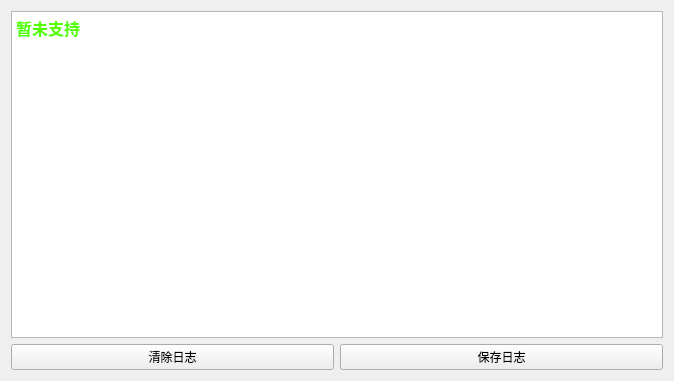
<?xml version="1.0" encoding="UTF-8"?>
<ui version="4.0">
 <class>LogForm</class>
 <widget class="QWidget" name="LogForm">
  <property name="geometry">
   <rect>
    <x>0</x>
    <y>0</y>
    <width>674</width>
    <height>381</height>
   </rect>
  </property>
  <property name="windowTitle">
   <string>Form</string>
  </property>
  <layout class="QGridLayout" name="gridLayout">
   <item row="1" column="0">
    <layout class="QVBoxLayout" name="verticalLayout">
     <item>
      <widget class="QTextEdit" name="textEdit_log">
       <property name="readOnly">
        <bool>true</bool>
       </property>
       <property name="html">
        <string>&lt;!DOCTYPE HTML PUBLIC &quot;-//W3C//DTD HTML 4.0//EN&quot; &quot;http://www.w3.org/TR/REC-html40/strict.dtd&quot;&gt;
&lt;html&gt;&lt;head&gt;&lt;meta name=&quot;qrichtext&quot; content=&quot;1&quot; /&gt;&lt;style type=&quot;text/css&quot;&gt;
p, li { white-space: pre-wrap; }
&lt;/style&gt;&lt;/head&gt;&lt;body style=&quot; font-family:'SimSun'; font-size:9pt; font-weight:400; font-style:normal;&quot;&gt;
&lt;p style=&quot; margin-top:12px; margin-bottom:12px; margin-left:0px; margin-right:0px; -qt-block-indent:0; text-indent:0px;&quot;&gt;&lt;span style=&quot; font-size:12pt; font-weight:600; color:#55ff00;&quot;&gt;暂未支持&lt;/span&gt;&lt;/p&gt;&lt;/body&gt;&lt;/html&gt;</string>
       </property>
      </widget>
     </item>
     <item>
      <layout class="QHBoxLayout" name="horizontalLayout">
       <item>
        <widget class="QPushButton" name="pushButton_logClear">
         <property name="text">
          <string>清除日志</string>
         </property>
        </widget>
       </item>
       <item>
        <widget class="QPushButton" name="pushButton_logSave">
         <property name="text">
          <string>保存日志</string>
         </property>
        </widget>
       </item>
      </layout>
     </item>
    </layout>
   </item>
  </layout>
 </widget>
 <resources/>
 <connections>
  <connection>
   <sender>pushButton_logSave</sender>
   <signal>clicked()</signal>
   <receiver>LogForm</receiver>
   <slot>pushButton_logSave_onClicked()</slot>
   <hints>
    <hint type="sourcelabel">
     <x>478</x>
     <y>356</y>
    </hint>
    <hint type="destinationlabel">
     <x>671</x>
     <y>322</y>
    </hint>
   </hints>
  </connection>
  <connection>
   <sender>pushButton_logClear</sender>
   <signal>clicked()</signal>
   <receiver>LogForm</receiver>
   <slot>pushButton_logClear_onClicked()</slot>
   <hints>
    <hint type="sourcelabel">
     <x>295</x>
     <y>360</y>
    </hint>
    <hint type="destinationlabel">
     <x>6</x>
     <y>360</y>
    </hint>
   </hints>
  </connection>
 </connections>
 <slots>
  <slot>pushButton_logSave_onClicked()</slot>
  <slot>pushButton_logClear_onClicked()</slot>
 </slots>
</ui>
